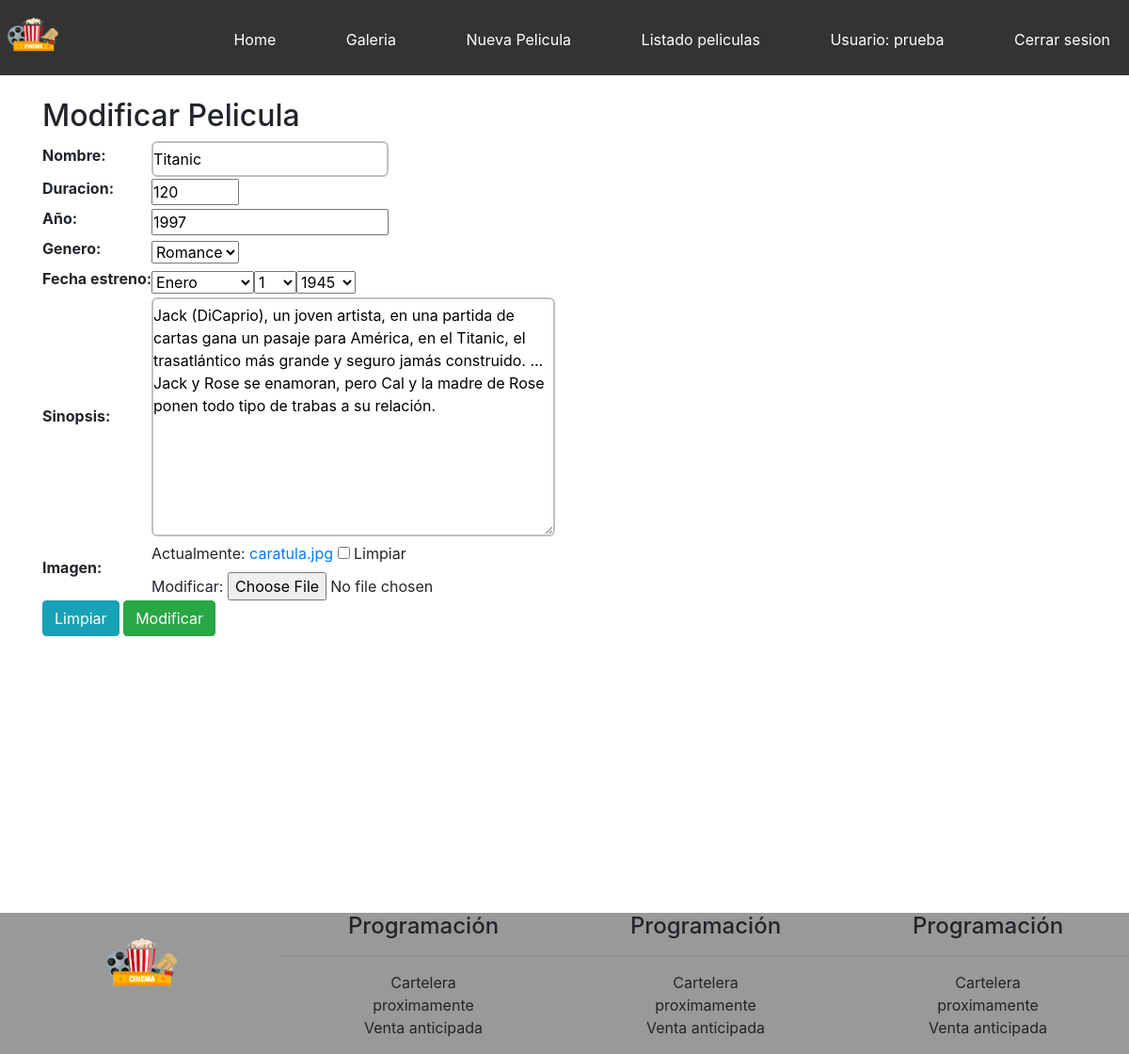
Page /modificar-pelicula/13/ (signed in) on the committed database.
### core/models.py (models this page shows, shortened)
class Pelicula(models.Model):
    nombre = models.CharField(max_length=200)
    duracion = models.IntegerField()
    anio = models.IntegerField(verbose_name="Año")
    genero = models.ForeignKey(Genero, on_delete=models.CASCADE)
    sinopsis = models.TextField(null=True, blank=True)
    fecha_estreno = models.DateField(null=True, blank=True)
    imagen = models.ImageField(null=True, blank=True)

class Genero(models.Model):
    nombre = models.CharField(max_length=80)
    def __str__(self):
        return self.nombre

### core/views.py (the view)
# urls.py: path('modificar-pelicula/<id>/', modificar_pelicula, name="modificar_pelicula"),
@permission_required('core.change_pelicula')
def modificar_pelicula(request, id):
    pelicula = Pelicula.objects.get(id=id)
    data = {
        'form': PeliculaForm(instance=pelicula)
    }
    if request.method == 'POST':
        formulario = PeliculaForm(data=request.POST, instance=pelicula, files=request.FILES)
        if formulario.is_valid():
            formulario.save()
            data['mensaje'] = "Modificado correctamente"
        data['form'] = PeliculaForm(instance=Pelicula.objects.get(id=id))
    return render(request, 'core/modificar_pelicula.html', data)

### core/forms.py (shortened to what this page needs)
class PeliculaForm(ModelForm):
    nombre = forms.CharField(min_length=2, max_length=200)
    duracion = forms.IntegerField(min_value=5, max_value=500)
    class Meta:
        model = Pelicula
        fields = ['nombre', 'duracion', 'anio', 'genero', 'fecha_estreno', 'sinopsis', 'imagen']
        widgets = {
            'fecha_estreno':forms.SelectDateWidget(years=range(1945, 2030))
        }

### core/templates/core/modificar_pelicula.html (shortened to what this page needs)
{% extends 'core/base.html' %}
{% block contenido %}
<h2>Modificar Pelicula</h2>
<form action=""  method="POST" enctype="multipart/form-data">
    <table>
        {{ form.as_table }}
    </table>
    <div>
    <input type="reset" value="Limpiar"  class="btn btn-info">
    <input type="submit" value="Modificar" class="btn btn-success">
    </div>
</form>
{% endblock %}

### core/templates/core/base.html (shortened to what this page needs)
<!DOCTYPE html>
<html lang="es">
<head>
    {% load static %}
    <link rel="stylesheet" href="{% static 'core/css/estilos.css' %}">
    <link rel="stylesheet" href="https://stackpath.bootstrapcdn.com/bootstrap/4.3.1/css/bootstrap.min.css">
</head>
<body>
    <header>
        <img src="{% static 'core/img/logo.png' %}" alt="Logo" class="logo">
        <nav>
                <ul>
                        <li>
                            <a href="{% url 'home' %}">Home</a>
                        </li>
                        <li>
                            <a href="{% url 'galeria' %}">Galeria</a>
                        </li>
                        <li>
                            <a href="{% url 'nueva_pelicula' %}">Nueva Pelicula</a>
                        </li>
                        <li>
                            <a href="{% url 'listado_peliculas' %}">Listado peliculas</a>
                        </li>
                        {% if user.is_authenticated %}
                        <li>
                            <a href="#">Usuario: {{ user.username }}</a>
                        </li>
                        <li>
                            <a href="{% url 'logout' %}">Cerrar sesion</a>
                        </li>
                        {% endif %}
                </ul>
        </nav>
    </header>
    <div id="principal">
       <br>
        <div class="container">
            {% block contenido %}
            {% endblock %}
        </div>
    </div>
    <footer class="hide_on_mobile">
        <div>
            <img src="{% static 'core/img/logo.png' %}" alt="logo" class="logo_footer">
        </div>
        <div>
            <h4>Programación</h4>
            <hr>
            <ul>
                <li>Cartelera</li>
                <li>proximamente</li>
                <li>Venta anticipada</li>
            </ul>
        </div>
        <div>
                <h4>Programación</h4>
                <hr>
                <ul>
                    <li>Cartelera</li>
                    <li>proximamente</li>
                    <li>Venta anticipada</li>
                </ul>
        </div>
        <div>
                <h4>Programación</h4>
                <hr>
                <ul>
                    <li>Cartelera</li>
                    <li>proximamente</li>
                    <li>Venta anticipada</li>
                </ul>
        </div>
    </footer>
</body>
</html>

### core/static/core/css/estilos.css (style rules this page uses)
* { margin:0; padding: 0; }
body { background-color:rgb(219, 219, 219); font-family: fantasy; position: relative; padding-bottom: 15em; }
header { width: 100%; height: 80px; background-color:#333; transition: all 0.5s; }
#principal { width: 100%; min-height: 100vh; height: auto; }
footer { width: 100%; height: 150px; background-color:#999; text-align: center; position: absolute; bottom: 0%; }
nav { width: auto; float:right; }
nav > ul > li { display: inline-block; margin-left:30px; padding:30px 20px; transition: all 0.5s; }
nav > ul > li > a { color:white; text-decoration: none; }
.logo { width: 70px; }
footer > div { width: 25%; float:left; }
footer li { list-style: none; }
.logo_footer { width: 100px; margin:auto; display: block; }
.hide_on_mobile { display: block; }
label { display: block; }
input[type=text], input[type=email], textarea { border: 2px solid silver; padding:5px 0; border-radius: 6px; }
.btn { padding: 5px; border:2px solid silver; border-radius: 15px; }

### rows in the picture
Pelicula: nombre "Titanic", duracion "120", anio "1997", genero "Romance", sinopsis "Jack (DiCaprio), un joven artista, en una partida de cartas gana un pasaje para América, en el Titanic, el trasatlántico más grande y seguro jamás construido. ... Jack y Rose se enamoran, pero Cal y la madre de Rose ponen todo tipo de trabas a su relación."

### other values in the picture
{{ user.username }} "prueba"
